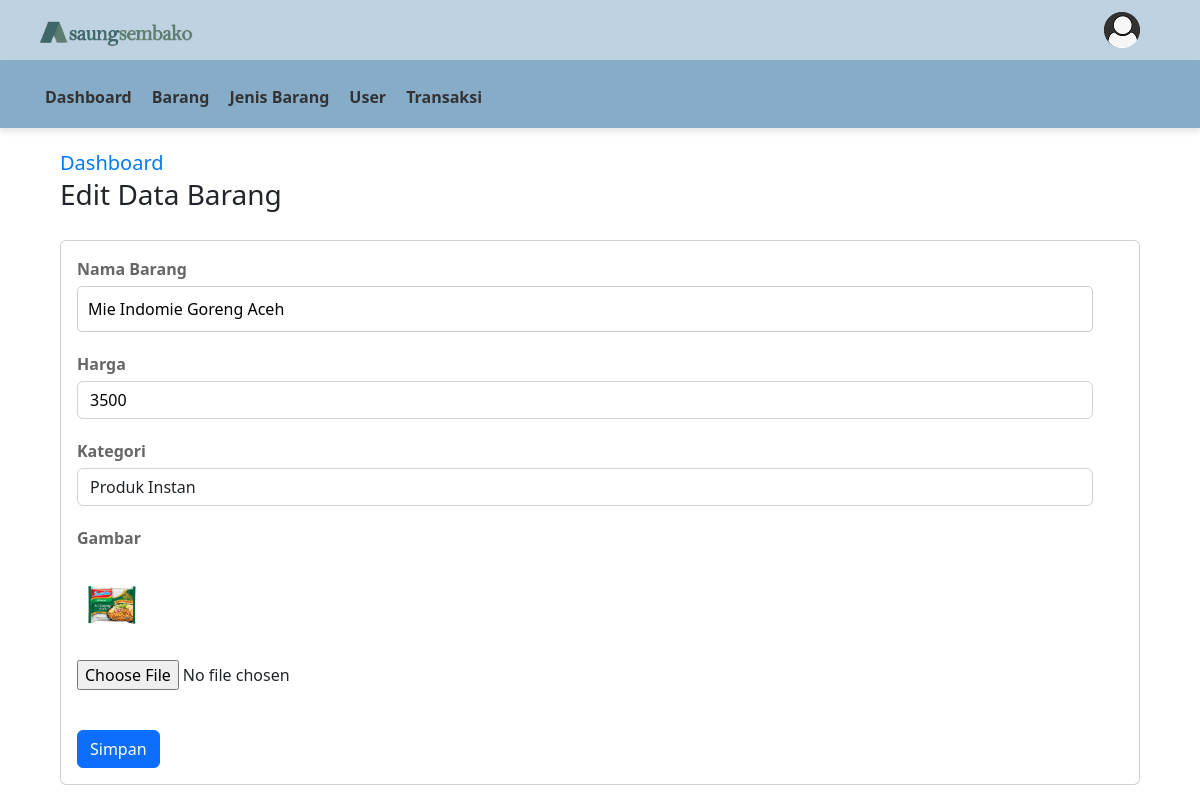
Screenshot of /pemilik/index.php?page=barang&aksi=edit&id=5 (signed in) with the database file from the repository.
### tables this page shows
CREATE TABLE `barang` (
  `ID_BARANG` int(11) NOT NULL,
  `ID_JENIS` int(11) DEFAULT NULL,
  `NAMA` varchar(256) NOT NULL,
  `HARGA` int(11) NOT NULL,
  `IMG` varchar(1024) NOT NULL
);

### pages/barang/edit.php (the view, shortened to what this page needs)
<?php
   include '../inc/koneksi.php';
?>
<?php
   $ID=$_GET['id'];
   $EDIT ="SELECT b.ID_BARANG, b.NAMA, b.HARGA, jb.ID_JENIS, b.IMG FROM `barang` b INNER JOIN `jenis_barang` jb ON b.ID_JENIS = jb.ID_JENIS WHERE b.ID_BARANG='$ID'" or die ("Gagal melakukan query!!!!".mysql_error());
   $HASILEDIT=mysqli_query($koneksi,$EDIT);
   while ($ROW = mysqli_fetch_array($HASILEDIT)) {
       $NAMA=$ROW['NAMA'];
       $HARGA=$ROW['HARGA'];
       $KATEGORI=$ROW['ID_JENIS'];
       $FOTO=$ROW['IMG'];
   }
?>
<div class="row" style="width: 92%; margin: 0 auto; margin-top: 20px;">
   <div class="col-sm-12">
      <div class="page-title-box">
         <div class="btn-group float-right">
            <ol class="breadcrumb hide-phone p-0 m-0">
                <li class="breadcrumb-item"><a href="index.php" style="font-size: 20px; text-decoration: none; color: #007bff;">Dashboard</a></li>
            </ol>
         </div>
         <h3  class="page-title">Edit Data Barang</h3>
      </div>
   </div>
</div>
<div class="card m-b-30" style="width:90%; margin: 0 auto; margin-top: 20px;">
 <div class="card-body">
<form action="#" method="post"  enctype="multipart/form-data">
   <div class="form-group">
      <b style= "color: black;"><label for="text">Nama Barang</label></b>
      <input type="text" class="form-control" name="NAMA" style="color: black; width: 100%" value="<?php echo $NAMA; ?>" required>
   </div>
   <div class="form-group">
      <b style= "color: black;"><label for="text">Harga</label></b>
      <input type="number" class="form-control" name="HARGA" style="color: black; width: 100%" value="<?php echo $HARGA; ?>" required>
   </div>
    <div class="form-group">
                  <b style= "color: black;"><label for="text">Kategori</label></b>
                  <select class="form-control show-tick " name="ID_JENIS" value="<?php echo $KATEGORI; ?>">
                                      <?php
         $query = "SELECT * FROM jenis_barang";
         $result = mysqli_query($koneksi, $query);
         while ($row = mysqli_fetch_assoc($result)) : ?>
            <option value="<?php echo $row['ID_JENIS']; ?>"<?php if($row['ID_JENIS']==$KATEGORI){echo "selected";}?>><?php echo $row['KETERANGAN']; ?></option>
         <?php endwhile; ?>
      </select>
                </div>
   <div class="form-group">
   <b style= "color: black;"><label for="text" style="margin-bottom: 20px;">Gambar</label></b>
   <div class="col-md-6" style="margin-bottom: 20px;">
      <?php echo "<img src='../pages/barang/img/$FOTO' width='70' >"; ?>
   </div>
   <input type="file" name="IMG" style="margin-bottom: 20px;">
</div>
   <div class="box-footer">
      <button type="submit" name="edit" class="btn btn-primary" value="edit">Simpan</button>
   </div>
</form>
</div>
</div>

### assets/css/style.css (style rules this page uses)
* { margin: 0; padding: 0; box-sizing: border-box; }
.form-group { margin-bottom: 20px; margin-right: 30px; }
.form-group label { display: block; margin-bottom: 5px; color: #666; }
.form-group input[type="text"], .form-group input[type="password"] { width: 110%; padding: 10px; font-size: 16px; border: 1px solid #ccc; border-radius: 5px; }

### rows the page displays
barang: NAMA "Mie Indomie Goreng Aceh", HARGA "3500", IMG (picture)

### other values shown
form field ID_JENIS "Produk Instan"
